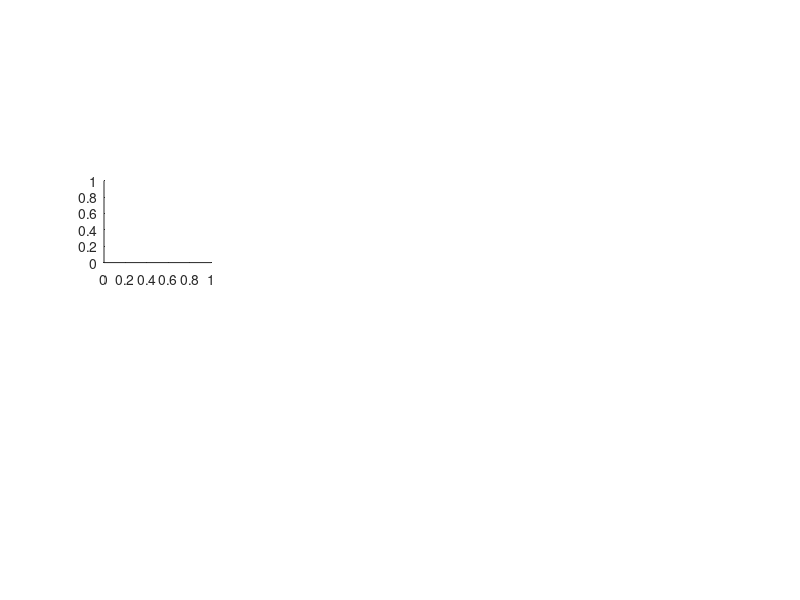

The MATLAB source for this figure: (Note: this script raises an error after producing the figure.)
function fig4d_psychFuncShift_AllSJ(lagGroups, whichmodulator)

if ~exist('lagGroups', 'var'), lagGroups = 1; end
if ~exist('whichmodulator', 'var'); whichmodulator = 'pupil'; end

% plot both the effect of pupil on overall repetition bias and show that
% this is symmetrical for both previous choices
subplot(445);

switch whichmodulator
    case 'pupil'
        whichMod = 'decision_pupil';
    case 'rt'
        whichMod = 'rt';
end

nbins = 2;
subjects = 1:27;
clear grandavg;
whichLags = 1:3; % lag 1

for lag = whichLags,
    for sj = unique(subjects),
        data = readtable(sprintf('~/Data/pupilUncertainty/CSV/2ifc_data_sj%02d.csv', sj));
      
        % outcome vector need to be 0 1 for logistic regression
        data.resp(data.resp == -1) = 0;
        
        % get an overall logistic fit
        grandavg.overallLogistic(sj, :) = glmfit(data.motionstrength, data.resp, ...
            'binomial','link','logit');
        
        % previous response
        resps = [0 1];
        for r = 1:2,
            
            trls = find(data.resp == resps(r));
            laggedtrls = trls+lag;
            % exclude trials at the end of the block
            if any(laggedtrls > size(data, 1)),
                trls(laggedtrls > size(data, 1)) = [];
                laggedtrls(laggedtrls > size(data, 1)) = [];
            end
            
            % remove trials that dont match in block nr
            removeTrls = data.blocknr(laggedtrls) ~= data.blocknr(trls);
            laggedtrls(removeTrls) = [];
            trls(removeTrls) = [];
            
            % fit logistic regression
            thisdat = data(laggedtrls, :);
            
            % get an overall logistic fit
            grandavg.respBiasNoPupilSplit(sj, r, lag, :) = glmfit(thisdat.motionstrength, thisdat.resp, ...
                'binomial','link','logit');
            
            %% split into pupil bins
            if nbins > 2,
                uncQs = quantile(data.(whichMod)(data.resp == resps(r)), nbins - 1);
            elseif nbins == 2,
                uncQs = median(data.(whichMod)(data.resp == resps(r)));
            end
            
            % uncertainty bins
            for u = 1:nbins,
                
                switch u
                    case 1
                        trls = find(data.resp == resps(r) & data.(whichMod) < uncQs(u));
                    case nbins
                        trls = find(data.resp == resps(r) & data.(whichMod) > uncQs(u-1));
                    otherwise
                        trls = find(data.resp == resps(r) & ...
                            data.(whichMod) > uncQs(u-1) & data.(whichMod) < uncQs(u));
                end
                
                % only use correct trials!
                % trls = intersect(trls, find(data.correct == 1));
                
                % with this selection, take the trials after that
                laggedtrls = trls+lag;
                % exclude trials at the end of the block
                if any(laggedtrls > size(data, 1)),
                    trls(laggedtrls > size(data, 1)) = [];
                    laggedtrls(laggedtrls > size(data, 1)) = [];
                end
                
                % remove trials that dont match in block nr
                removeTrls = data.blocknr(laggedtrls) ~= data.blocknr(trls);
                laggedtrls(removeTrls) = [];
                trls(removeTrls) = [];
                
                % fit logistic regression
                thisdat = data(laggedtrls, :);
                
                [b, dev, stats] = glmfit(thisdat.motionstrength, thisdat.resp, ...
                    'binomial','link','logit');
                
                % save betas
                grandavg.logistic(sj, r, u, lag, :) = b;
                
            end % uncertainty bin
        end % resp
    end % sj
end

% ========================================================= %
% normalize by their overall bias
% ========================================================= %

grandavg.logistic = bsxfun(@minus, grandavg.logistic, grandavg.overallLogistic(:, 1));
grandavg.respBiasNoPupilSplit = bsxfun(@minus, grandavg.respBiasNoPupilSplit, grandavg.overallLogistic(:, 1));

% ========================================================= %
% make one plot with repetition (rather than response) bias
% ========================================================= %

resp1 = squeeze(grandavg.logistic(:, 1, :, :, 1));
resp2 = squeeze(grandavg.logistic(:, 2, :, :, 1));

grandavg.logisticRep = (-resp1 + resp2) ./ 2;

resp1 = squeeze(grandavg.respBiasNoPupilSplit(:, 1, :, 1));
resp2 = squeeze(grandavg.respBiasNoPupilSplit(:, 2, :, 1));

grandavg.repetitionBias = (-resp1 + resp2) ./ 2;

% ========================================================= %
% combine the lag groups
% ========================================================= %

grandavg.logisticRep = squeeze(nanmean(grandavg.logisticRep(:, :, lagGroups), 3));
grandavg.logistic = squeeze(nanmean(grandavg.logistic(:, :, :, lagGroups, :), 4));
grandavg.respBiasNoPupilSplit = squeeze(nanmean(grandavg.respBiasNoPupilSplit(:, :, lagGroups, 1), 3));
grandavg.repetitionBias  = squeeze(nanmean(grandavg.repetitionBias(:, lagGroups), 2));

% ========================================================= %
% plot
% ========================================================= %

colors = linspecer(9);
load(sprintf('~/Data/pupilUncertainty/GrandAverage/historyweights_%s.mat', 'pupil'));
posRespSj = find(mean(dat.response(:, lagGroups), 2) > 0);
negRespSj = find(mean(dat.response(:, lagGroups), 2) < 0);

stimx2 = 1:u;
hold on;
plot(stimx2, ...
    (grandavg.logisticRep(posRespSj, :)), ...
    'o-', 'color', colors(8, :), 'markeredgecolor', 'w', 'markerfacecolor', colors(8, :));
plot(stimx2, ...
    (grandavg.logisticRep(negRespSj, :)), ...
    'o-', 'color', colors(9, :), 'markeredgecolor', 'w', 'markerfacecolor', colors(9, :));

axis square; axis tight;
xlim([0.5 nbins+1.5]); set(gca, 'xtick', 1:4, ...
    'xticklabel', {'low', 'med', 'high', 'all'}, 'xticklabelrotation', 0);
box off;

switch whichMod,
    case 'baseline_pupil';
        xlabel(sprintf('Baseline pupil', 0));
    case 'decision_pupil'
        xlabel(sprintf('Pupil response'));
    otherwise
        %  xlabel(sprintf('%s_{t-%d}', whichModTitle, whichLag));
end
ylabel('Next trial repetition');


% repeated measures anova on those bins
cnt = 0; clear x s f
for sj = 1:27,
    for u = 1:nbins,
        cnt = cnt + 1;
        x(cnt) = grandavg.logisticRep(sj, u);
        s(cnt) = sj;
        f{1}(cnt) = u; % factor of previous uncertainty
    end
end
clear stats
stats = rm_anova(x, s, f);

% also test for the 2 pairwise comparisons
[~, pval(1)] = ttest(grandavg.logisticRep(:, 1), grandavg.logisticRep(:, 2));
%[~, pval(2)] = ttest(grandavg.logisticRep(:, 2), grandavg.logisticRep(:, 3));

[h, pval(3)] = ttest(grandavg.repetitionBias);
%sigstar({[1 3], [4 4]}, [stats.f1.pvalue pval(3)]);

% ========================================================= %
% show that this effect is symmetrical
% ========================================================= %

for groups = 1:2,
    switch groups
        case 1
            theseSj = posRespSj;
            subplot(446);
        case 2
            theseSj = negRespSj;
            subplot(447);
    end
    
    hold on;
    colors = linspecer(4);
    colors = colors([1 4], :);
    plot([1 3], [0 0], 'k');
    for r = [1 2],
        h = plot(stimx2, ...
            squeeze((grandavg.logistic(theseSj, r, :, 1))),  ...
            '-', 'color', colors(r, :));
       % stimx2 = stimx2 - 0.15;
    end
    
    switch whichMod,
        case 'baseline_pupil';
            xlabel(sprintf('Baseline pupil', 0));
        case 'decision_pupil'
            xlabel(sprintf('Pupil response'));
        otherwise
            %  xlabel(sprintf('%s_{t-%d}', whichModTitle, whichLag));
    end
    axis tight;
  %  axis square;
    xlim([0.5 nbins+1.5]); set(gca, 'xtick', 1:4, 'xticklabel', {'low', 'med', 'high', 'all'});
    ylabel('Next trial respbias');
    
    % repeated measures anova on those bins
    cnt = 0; clear x s f
    for sj = 1:length(theseSj),
        for u = 1:nbins,
            for r = 1:2,
                cnt = cnt + 1;
                x(cnt) = grandavg.logistic(theseSj(sj), r, u, 1, 1);
                s(cnt) = sj;
                f{1}(cnt) = r; % factor of previous response
                f{2}(cnt) = u; % factor of previous uncertainty
            end
        end
    end
    clear stats
    stats = rm_anova(x, s, f);
    
    % also test for the 2 pairwise comparisons
    % [h, pval(1)] = ttest(grandavg.logistic(:, 1, whichParam), grandavg.logistic(:, 2, whichParam));
    % [h, pval(2)] = ttest(grandavg.logistic(:, 2, whichParam), grandavg.logistic(:, 3, whichParam));
    
    [~, pval(3)] = ttest(grandavg.respBiasNoPupilSplit(theseSj, 1), grandavg.respBiasNoPupilSplit(theseSj, 2));
%    sigstar2({[1 3], [4 4]}, [stats.f1xf2.pvalue pval(3)]);
    %ylim([-.25 .25]);
     
    colors = linspecer(9);
    
    switch groups
        case 1
            title('Repeaters', 'color', colors(8,:));
        case 2
            title('Switchers', 'color', colors(9,:));
            
            % add text to indicate whats going on
            colors = linspecer(4);
            text(4.5, 0.03, 'Resp_{-1} A', 'color', colors(4, :));
            text(4.5, -0.03, 'Resp_{-1} B', 'color', colors(1,:));
    end
end

% suplabel(sprintf('Lags %d %d %d', lagGroups), 'x');
print(gcf, '-dpdf', sprintf('~/Dropbox/Figures/uncertainty/fig4c_psychFuncShift_bias_lags%d%d%d.pdf', lagGroups));

end
